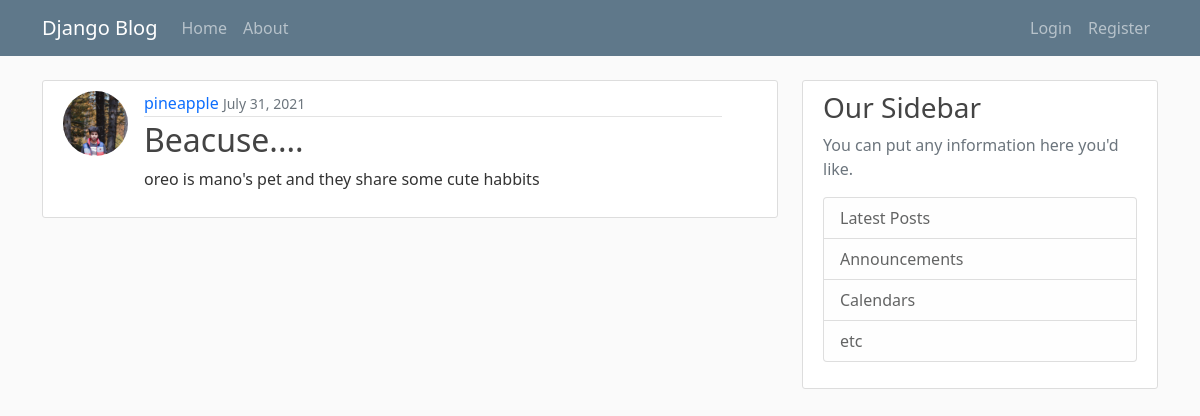
The page /post/11/ on the database as committed earlier.
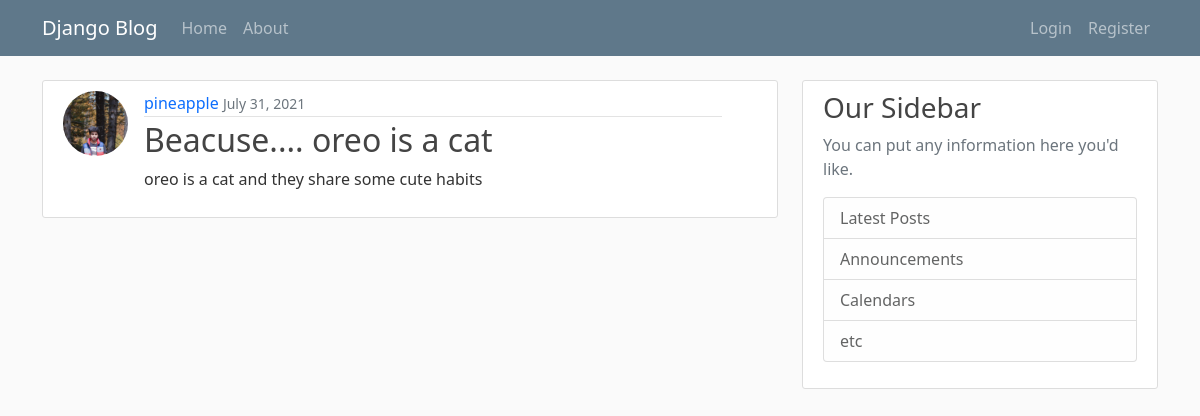
The same page on the database as committed later.
### blog/models.py (models this page shows, shortened)
class post (models.Model):
    title = models.CharField(max_length=100)
    content = models.TextField()
    date_posted = models.DateTimeField(default=timezone.now)
    author = models.ForeignKey(User, on_delete=models.CASCADE)

### users/models.py (models this page shows, shortened)
class Profile(models.Model):
    user = models.OneToOneField(User,on_delete=models.CASCADE)
    image = models.ImageField(default='default.jpg' , upload_to="profile_pics")

### blog/views.py (the view)
# urls.py: path('post/<int:pk>/', PostDetailView.as_view(), name='Post-View'),
class PostDetailView(DetailView):
    model = post

### blog/templates/blog/post_detail.html (shortened to what this page needs)
{% extends 'blog/base.html' %} {% block content %}
<article class="row g-0 media content-section">
  <img
    class="col-2 rounded-circle article-img"
    src="{{object.author.profile.image.url}}"
    alt="..."
  />
  <div class="col-10 media-body">
    <div class="article-metadata">
      <a class="mr-2" href="{%url 'user-post' object.author.username %}">{{ object.author }}</a>
      <small class="text-muted">{{ object.date_posted|date:"F d, Y" }}</small>
    </div>
    <h2 class="article-title">{{ object.title }}</h2>
    <p class="article-content">{{ object.content }}</p>
  </div>
</article>
{% endblock content %}

Rows that differ between the two databases and show on the page:
changed post "pineapple": title "Beacuse...." → "Beacuse.... oreo is a cat"; content "oreo is mano's pet and they share some cute habbits" → "oreo is a cat and they share some cute habits"
